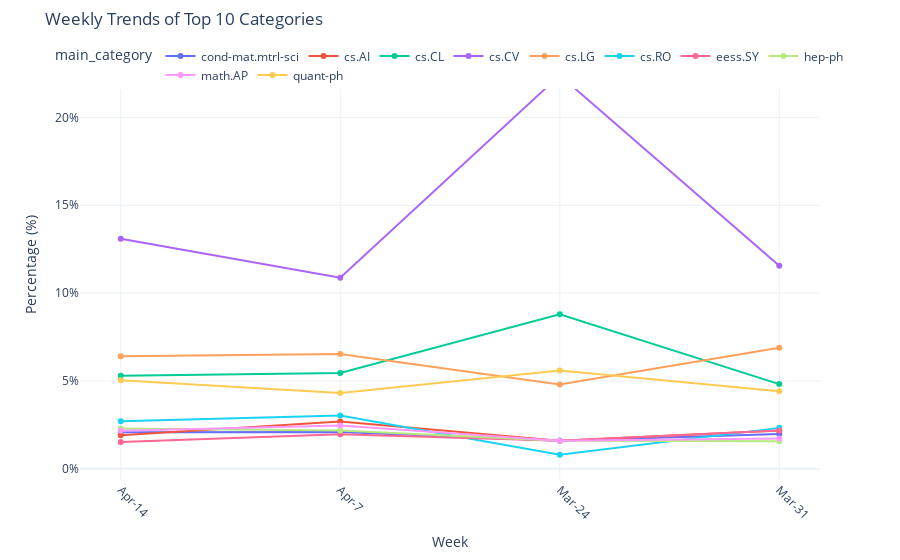

Notebook code for this chart:
### Code cell
import plotly.express as px
import pandas as pd

# Convert Spark DataFrame to Pandas and prepare data
top_cat_pandas = top_cat_trend.orderBy("week_date", "main_category").toPandas()

# Create line chart with Plotly
fig = px.line(
    top_cat_pandas, 
    x='week_date', 
    y='percentage', 
    color='main_category',
    markers=True,
    title='Weekly Trends of Top 10 Categories',
    labels={'week_date': 'Week', 'percentage': 'Percentage (%)'}
)

# Basic layout improvements
fig.update_layout(
    xaxis=dict(tickangle=45),
    yaxis=dict(ticksuffix='%'),
    legend=dict(
        orientation='h',  # Horizontal orientation
        yanchor='top', # Anchor to bottom of legend box
        y=1.02,          # Position just above the plot area
        xanchor='center', # Center horizontally
        x=0.5
    ),
    margin=dict(t=50),   # Add top margin for legend space
    template='plotly_white'
)

# Show the plot
fig.show(render="png")

### Figure 1 — Plotly figure (JSON) as saved in the notebook; plotly's stock layout.template omitted (floating-point values rounded to 4 significant figures)
{"data": [{"hovertemplate": "main_category=cond-mat.mtrl-sci<br>Week=%{x}<br>Percentage (%)=%{y}<extra></extra>", "legendgroup": "cond-mat.mtrl-sci", "line": {"color": "#636efa", "dash": "solid"}, "marker": {"symbol": "circle"}, "mode": "lines+markers", "name": "cond-mat.mtrl-sci", "orientation": "v", "showlegend": true, "type": "scatter", "x": ["Apr-14", "Apr-7", "Mar-24", "Mar-31"], "xaxis": "x", "y": [2.08, 2.09, 1.6, 1.98], "yaxis": "y"}, {"hovertemplate": "main_category=cs.AI<br>Week=%{x}<br>Percentage (%)=%{y}<extra></extra>", "legendgroup": "cs.AI", "line": {"color": "#EF553B", "dash": "solid"}, "marker": {"symbol": "circle"}, "mode": "lines+markers", "name": "cs.AI", "orientation": "v", "showlegend": true, "type": "scatter", "x": ["Apr-14", "Apr-7", "Mar-24", "Mar-31"], "xaxis": "x", "y": [1.91, 2.69, 1.6, 2.18], "yaxis": "y"}, {"hovertemplate": "main_category=cs.CL<br>Week=%{x}<br>Percentage (%)=%{y}<extra></extra>", "legendgroup": "cs.CL", "line": {"color": "#00cc96", "dash": "solid"}, "marker": {"symbol": "circle"}, "mode": "lines+markers", "name": "cs.CL", "orientation": "v", "showlegend": true, "type": "scatter", "x": ["Apr-14", "Apr-7", "Mar-24", "Mar-31"], "xaxis": "x", "y": [5.29, 5.46, 8.8, 4.82], "yaxis": "y"}, {"hovertemplate": "main_category=cs.CV<br>Week=%{x}<br>Percentage (%)=%{y}<extra></extra>", "legendgroup": "cs.CV", "line": {"color": "#ab63fa", "dash": "solid"}, "marker": {"symbol": "circle"}, "mode": "lines+markers", "name": "cs.CV", "orientation": "v", "showlegend": true, "type": "scatter", "x": ["Apr-14", "Apr-7", "Mar-24", "Mar-31"], "xaxis": "x", "y": [13.09, 10.88, 22.4, 11.56], "yaxis": "y"}, {"hovertemplate": "main_category=cs.LG<br>Week=%{x}<br>Percentage (%)=%{y}<extra></extra>", "legendgroup": "cs.LG", "line": {"color": "#FFA15A", "dash": "solid"}, "marker": {"symbol": "circle"}, "mode": "lines+markers", "name": "cs.LG", "orientation": "v", "showlegend": true, "type": "scatter", "x": ["Apr-14", "Apr-7", "Mar-24", "Mar-31"], "xaxis": "x", "y": [6.4, 6.53, 4.8, 6.89], "yaxis": "y"}, {"hovertemplate": "main_category=cs.RO<br>Week=%{x}<br>Percentage (%)=%{y}<extra></extra>", "legendgroup": "cs.RO", "line": {"color": "#19d3f3", "dash": "solid"}, "marker": {"symbol": "circle"}, "mode": "lines+markers", "name": "cs.RO", "orientation": "v", "showlegend": true, "type": "scatter", "x": ["Apr-14", "Apr-7", "Mar-24", "Mar-31"], "xaxis": "x", "y": [2.71, 3.03, 0.8, 2.33], "yaxis": "y"}, {"hovertemplate": "main_category=eess.SY<br>Week=%{x}<br>Percentage (%)=%{y}<extra></extra>", "legendgroup": "eess.SY", "line": {"color": "#FF6692", "dash": "solid"}, "marker": {"symbol": "circle"}, "mode": "lines+markers", "name": "eess.SY", "orientation": "v", "showlegend": true, "type": "scatter", "x": ["Apr-14", "Apr-7", "Mar-24", "Mar-31"], "xaxis": "x", "y": [1.52, 1.96, 1.6, 2.18], "yaxis": "y"}, {"hovertemplate": "main_category=hep-ph<br>Week=%{x}<br>Percentage (%)=%{y}<extra></extra>", "legendgroup": "hep-ph", "line": {"color": "#B6E880", "dash": "solid"}, "marker": {"symbol": "circle"}, "mode": "lines+markers", "name": "hep-ph", "orientation": "v", "showlegend": true, "type": "scatter", "x": ["Apr-14", "Apr-7", "Mar-24", "Mar-31"], "xaxis": "x", "y": [2.29, 2.18, 1.6, 1.57], "yaxis": "y"}, {"hovertemplate": "main_category=math.AP<br>Week=%{x}<br>Percentage (%)=%{y}<extra></extra>", "legendgroup": "math.AP", "line": {"color": "#FF97FF", "dash": "solid"}, "marker": {"symbol": "circle"}, "mode": "lines+markers", "name": "math.AP", "orientation": "v", "showlegend": true, "type": "scatter", "x": ["Apr-14", "Apr-7", "Mar-24", "Mar-31"], "xaxis": "x", "y": [2.16, 2.47, 1.6, 1.72], "yaxis": "y"}, {"hovertemplate": "main_category=quant-ph<br>Week=%{x}<br>Percentage (%)=%{y}<extra></extra>", "legendgroup": "quant-ph", "line": {"color": "#FECB52", "dash": "solid"}, "marker": {"symbol": "circle"}, "mode": "lines+markers", "name": "quant-ph", "orientation": "v", "showlegend": true, "type": "scatter", "x": ["Apr-14", "Apr-7", "Mar-24", "Mar-31"], "xaxis": "x", "y": [5.04, 4.31, 5.6, 4.41], "yaxis": "y"}], "layout": {"legend": {"orientation": "h", "title": {"text": "main_category"}, "tracegroupgap": 0, "x": 0.5, "xanchor": "center", "y": 1.02, "yanchor": "top"}, "margin": {"t": 50}, "title": {"text": "Weekly Trends of Top 10 Categories"}, "xaxis": {"anchor": "y", "domain": [0, 1], "tickangle": 45, "title": {"text": "Week"}}, "yaxis": {"anchor": "x", "domain": [0, 1], "ticksuffix": "%", "title": {"text": "Percentage (%)"}}}}
